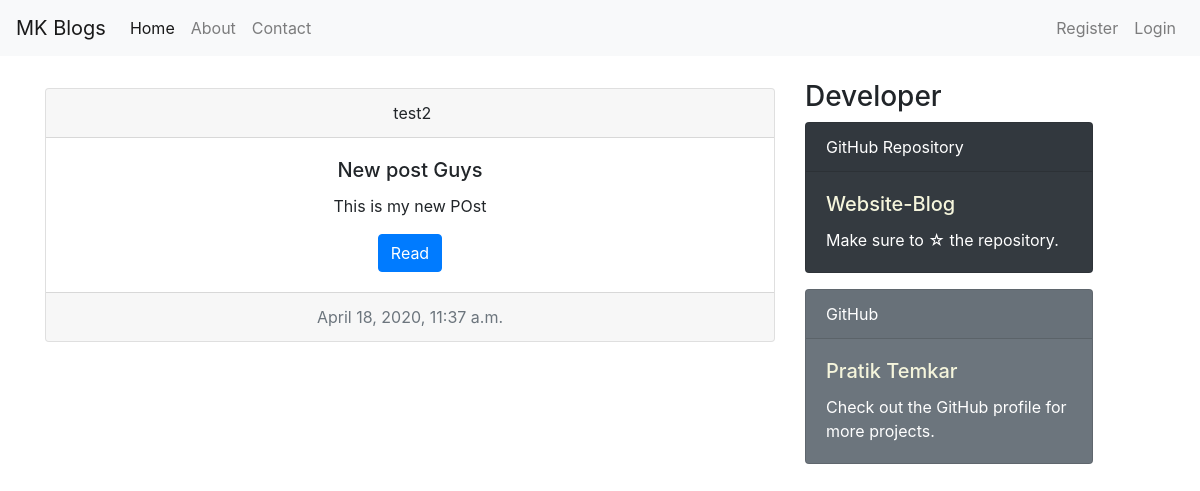
Screenshot of /post/9/ with the database file from the repository.
### blog/models.py (models this page shows, shortened)
class Post(models.Model):
    title = models.CharField(max_length = 100)
    content = models.TextField()
    post_image = models.ImageField(default = 'default.jpg', upload_to = 'post_pics')
    date_posted = models.DateTimeField(default = timezone.now)
    author = models.ForeignKey(User, on_delete = models.CASCADE)

### blog/views.py (the view)
# urls.py: path('post/<int:pk>/', blog_views.PostDetailView.as_view(), name='post-detail'),
class PostDetailView(DetailView):
    model = Post

### blog/templates/blog/post_detail.html (shortened to what this page needs)
{% extends 'blog/base.html' %}
{% block content %}
    <div class="card text-center mt-2">
        <div class="card-header">
        {{object.author}}
        </div>
        <div class="card-body">
        <h5 class="card-title">{{object.title}}</h5>
        <p class="card-text">{{object.content}}</p>
        <a href="#" class="btn btn-primary">Read</a>
        </div>
        <div class="card-footer text-muted">
        {{object.date_posted}}
        </div>
    </div>
{% endblock %}

### blog/static/blog/css/style.css (style rules this page uses)
:root { --primary-color: #FFFFFF; --secondary-color: #000000; --primary-light-color: #FFFFFF; --secondary-light-color: #000000; --primary-dark-color: #000000; --secondary-dark-color: #444444; }

### rows the page displays
Post: author "test2", title "New post Guys", content "This is my new POst", date_posted "April 18, 2020, 11:37 a.m."
